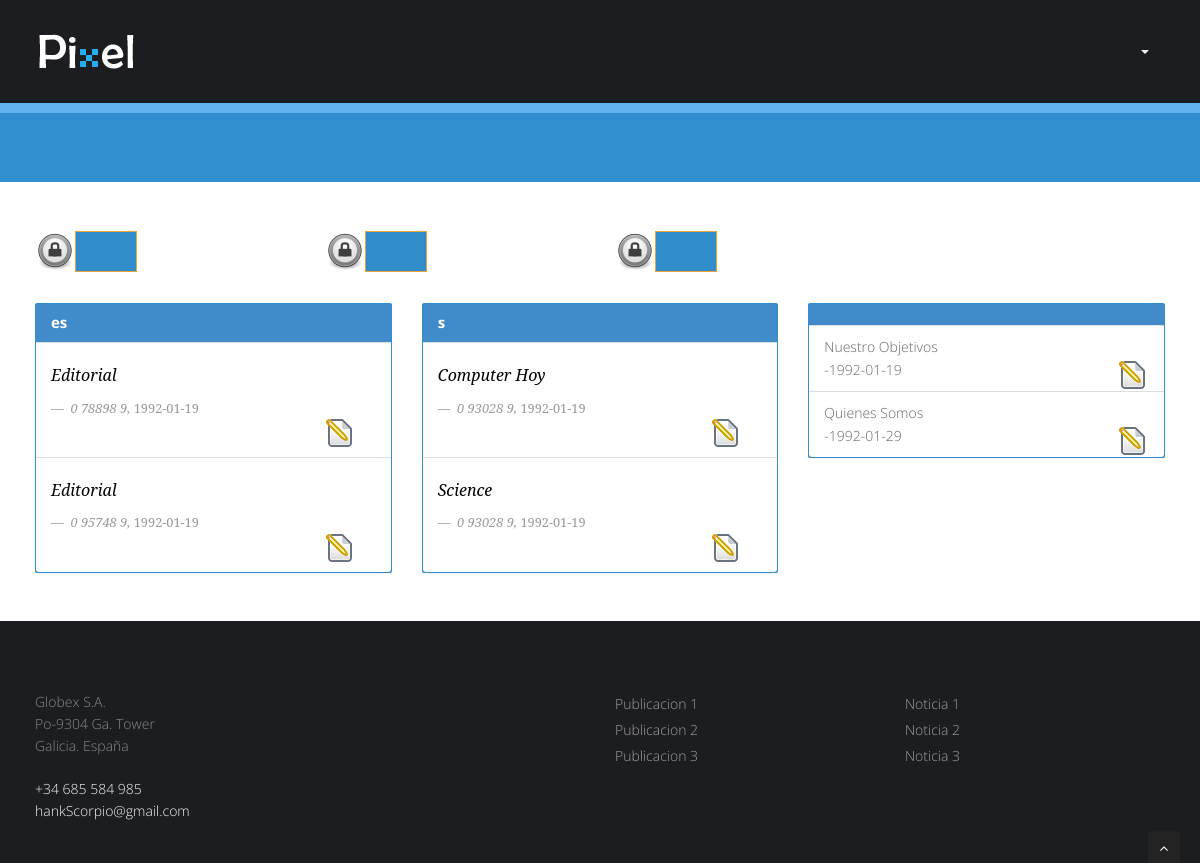
Page /Controladores/Privada/C_ActividadesP.php (signed in) on the committed database.
### tables this page shows
CREATE TABLE IF NOT EXISTS `S_TABLONEDITORIAL` (
  `Titulo_Tablon` varchar(10) NOT NULL,
  `ISSNOnline_Tablon` char(9) DEFAULT NULL,
  `ISSN_Tablon` char(9) DEFAULT NULL,
  `Fecha_Tablon` date NOT NULL,
  `IDTablon` varchar(10) NOT NULL
);

CREATE TABLE IF NOT EXISTS `S_REVISTAS` (
  `Titulo_Revista` varchar(20) NOT NULL,
  `ISSNOnline_Revista` char(9) DEFAULT NULL,
  `ISSN_Revista` char(9) DEFAULT NULL,
  `Fecha_Revista` date NOT NULL,
  `IDRevista` varchar(10) NOT NULL
);

CREATE TABLE IF NOT EXISTS `S_CONFERENCIAS_ORG` (
  `Titulo_Conferencia_Org` varchar(50) NOT NULL,
  `IDConferencia_Org` varchar(10) NOT NULL,
  `Fecha_Conferencia_Org` date NOT NULL
);

### Controladores/Privada/C_ActividadesP.php (called while the page is built, shortened)
<?php
$Raiz = explode('/',$_SERVER['PHP_SELF'])[count(explode('/',$_SERVER['PHP_SELF']))-4];
function getRuta()
{
	global $Raiz;
	$RutaArray = explode('/',$_SERVER['PHP_SELF']);
	$toret = "";
	for ($i =(count($RutaArray)-2);$i > 0; $i = $i -1)
	{
		if ($RutaArray[$i] == $Raiz)
			break;
		else
			$toret = $toret."../";
	}
	return $toret;
}
$RutaRelativaControlador = getRuta();
include_once $RutaRelativaControlador.'Comun/ArchivoComun.php';
$PagID = $identificadoresPrivados["Actividades"];
include_once $vistas[$PagID];
?>

### Comun/ArchivoComun.php (called while the page is built, shortened)
<?php
$identificadores = array(
'Home' => 'H',
'Miembros' => 'M',
'Prensa'=> 'P',
'Transferencias'=> 'T',
'Colaboraciones'=> 'C',
'Docencia'=> 'D',
'Publicaciones' => 'Pu',
'Actividades' => 'A',
'Login' => 'L'
);
$identificadoresPrivados = array(
'Home' => 'HP',
'Miembros' => 'MP',
'AMiembros' => 'AMP',
'MMiembros' => 'MMP',
'DMiembros' => 'DMP',
'Prensa'=> 'PP',
'APrensa'=> 'APP',
'MPrensa'=> 'MPP',
'DPrensa' => 'DPP',
'Transferencias'=> 'TP',
'ATransferencias'=> 'ATP',
'MTransferencias'=> 'MTP',
'DTransferencias'=> 'DTP',
'Colaboraciones'=> 'CP',
'AColaboraciones'=> 'ACP',
'MColaboraciones'=> 'MCP',
'DColaboraciones'=> 'DCP',
'Publicaciones'=> 'PuP',
'APublicaciones'=> 'APuP',
'MPublicaciones'=> 'MPuP',
'DPublicaciones'=> 'DPuP',
'Docencia'=> 'DP',
'ADocencia'=> 'ADP',
'MDocencia'=> 'MDP',
'DDocencia'=> 'DDP',
'Actividades'=> 'AP',
'AActividades'=> 'AAP',
'MActividades'=> 'MAP',
'DActividades'=> 'DAP',
'Administracion'=> 'G',
'ERRORPERM' => 'ERRORPERM'
);
?>

### GESTAPP/Clases/BaseDatosControl.php (called while the page is built, shortened)
<?php
Class BaseDatosControl
{
	public $conexionBD;
	function __construct()
	{
		$this->conexionBD = new mysqli('localhost','gC', 'gC','ET3gC');
	}
	function OperacionGenericaBD($var,$Error = "1")
	{
		if (!$resultado = $this->conexionBD->query($var))
		{
			if (isset($_COOKIE["TEST"]))
			{
				echo '<br><b>Warning</b>: '.$this->conexionBD->error.' in <b>/BaseDatosControl.php</b> on line <b>36</b><br>';
				exit();
			}
			else
			{
				throw new Exception($Error . "=>". $var . "<br>Error: " . $this->conexionBD->error . "");
			}
		}
		return $resultado;
	}
}
?>

### Clases/TablaBD.php (called while the page is built, shortened)
<?php
include_once $RutaRelativaControlador.'GESTAPP/Clases/BaseDatosControl.php';
Class TablaBD
{
	public $nombreTabla = "";
	function __construct($n,$arrayCampos,$arrayClaves)
	{
		$this->nombreTabla = $n;
	}
	public function ListadoRegistros($opciones)
	{
		$BD = new BaseDatosControl();
		return $BD->OperacionGenericaBD("Select * from ".$this->nombreTabla." ". $opciones);
	}
}
?>

### Vistas/Privadas/V_ActividadesP.php (the view, shortened to what this page needs)
<?php
Class ActividadesPrivada
{
function DisplayContent($idioma,$Ed,$Re,$Co)
{
	global $controladores;
	global $identificadoresPrivados;
	global $RutaRelativaControlador;
?>
	<section id="content">
	<div class="container">
		<div class="row">
						<div class="col-md-3" >
						  <form id="1" action="<?php echo $controladores[$identificadoresPrivados["AActividades"]]?>" method = "POST">
						  <img style="display:inline" src="<?php echo $RutaRelativaControlador?>img/engranaje2.svg.png"
						  class="img-responsive">
						  <a style="display:inline" class="btn btn-warning" onClick="document.getElementById('1').submit();"><?php echo $idioma['Alta_ED']; ?></a>
						  </form>
						</div>
						<div class="col-md-3" >
						   <form id="2" action="<?php echo $controladores[$identificadoresPrivados["AActividades"]]?>" method = "POST">
						  <img style="display:inline" src="<?php echo $RutaRelativaControlador?>img/engranaje2.svg.png"
						  class="img-responsive">
						  <a style="display:inline" class="btn btn-warning" onClick="document.getElementById('2').submit();"><?php echo $idioma['Alta_RE']; ?></a>
						  </form>
						</div>
						<div class="col-md-3" >
						   <form id="3" action="<?php echo $controladores[$identificadoresPrivados["AActividades"]]?>" method = "POST">
						   <img style="display:inline" src="<?php echo $RutaRelativaControlador?>img/engranaje2.svg.png"
						  class="img-responsive">
						  <a style="display:inline" class="btn btn-warning" onClick="document.getElementById('3').submit();"><?php echo $idioma['Alta_CON']; ?></a>
						  </form>
						</div>
						<div class="col-md-9"></div>
					  </div>
					  <div class="row">
            <div class="col-md-4">
              <div class="panel panel-primary">
                <div class="panel-heading">
                  <h3 class="panel-title"><?php echo $idioma["Editorial"]."es"?></h3>
                </div>
				<ul class="list-group">
				<?php
					foreach($Ed as $e)
					{
						echo '<li class="list-group-item">
						<blockquote>
							<p>
									'.$e["Titulo_Tablon"].'
							</p> <small> '.$e["ISSN_Tablon"].', <cite>'.$e["Fecha_Tablon"].'</cite></small>
							<img style="display:inline" onClick="document.getElementById(\''.$e["IDTablon"].'ED\').submit();" src="'.$RutaRelativaControlador.'img/editar.png"
							class="img-responsive pull-right"></img>
						</blockquote>
						</li>
						';
					}
				?>
				  </ul>
              </div>
            </div>
			<div class="col-md-4">
              <div class="panel panel-primary">
                <div class="panel-heading">
                  <h3 class="panel-title"><?php echo $idioma["Revista"]."s"?></h3>
                </div>
				<ul class="list-group">
					<?php
					foreach($Re as $e)
					{
						echo '<li class="list-group-item">
						<blockquote>
							<p>
									'.$e["Titulo_Revista"].'
							</p> <small> '.$e["ISSN_Revista"].', <cite>'.$e["Fecha_Revista"].'</cite></small>
							<img style="display:inline" onClick="document.getElementById(\''.$e["IDRevista"].'RE\').submit();" src="'.$RutaRelativaControlador.'img/editar.png"
							class="img-responsive pull-right"></img>
						</blockquote>
						</li>
						';
					}
				?>
				  </ul>
              </div>
            </div>
			<div class="col-md-4">
              <div class="panel panel-primary">
                <div class="panel-heading">
                </div>
				<ul class="list-group">
					<?php
					foreach($Co as $e)
					{
						echo '<li class="list-group-item">'.$e["Titulo_Conferencia_Org"].'<br>-'.$e["Fecha_Conferencia_Org"].'
						<img style="display:inline" onClick="document.getElementById(\''.$e["IDConferencia_Org"].'CON\').submit();" src="'.$RutaRelativaControlador.'img/editar.png"
							class="img-responsive pull-right"></img>
						</li>';
					}
				?>
				  </ul>
              </div>
            </div>
          </div>
	</div>
	</section>
<?php
}
}
	$a = array();
	$b = array();
	$c = array();
	try
	{
		$consulta = $_TABLATABLONEDITORIAL->ListadoRegistros("");
		for ($i = 0; $i < $consulta->num_rows ;$i++)
		{
			$a[] = $consulta->fetch_assoc();
		}
		$consulta = $_TABLAREVISTAS->ListadoRegistros("");
		for ($i = 0; $i < $consulta->num_rows ;$i++)
		{
			$b[] = $consulta->fetch_assoc();
		}
		$consulta = $_TABLACONFERENCIASORG->ListadoRegistros("");
		for ($i = 0; $i < $consulta->num_rows ;$i++)
		{
			$c[] = $consulta->fetch_assoc();
		}
	}
	catch(Exception $e)
	{
		$errorRescrito = explode("=>",$e->getMessage());
		$_SESSION['error'] = 'CON ERR MIEMBROS'."=>".$errorRescrito[1];
	}
$princ_view = new ActividadesPrivada();
include_once$RutaRelativaControlador.'Comun/CabeceraPriv.php';
$princ_view->DisplayContent($idioma,$a,$b,$c);
include_once$RutaRelativaControlador.'Comun/Pie.php';
?>

### css/style.css (style rules this page uses)
body { font-family:'Open Sans', Arial, sans-serif; font-size:14px; font-weight:300; line-height:1.6em; color:#656565; }
h1,h2, h3, h4, h5, h6 { font-family:'Open Sans', Arial, sans-serif; font-weight:700; line-height:1.1em; color:#333; margin-bottom: 20px; }
.container { padding:0 20px 0 20px; position:relative; }
.row,.row-fluid { margin-bottom:30px; }
#content { position:relative; background:#fff; padding:50px 0 0px 0; }
#content img { max-width:100%; height:auto; }
.panel-title { margin-top: 0; margin-bottom: 0; font-size: 15px; color: inherit; }
.panel { margin-bottom: 18px; background-color: #318FCF; border: 1px solid transparent; border-radius: 2px; -webkit-box-shadow: 0 1px 1px rgba(0,0,0,0.05); box-shadow: 0 1px 1px rgba(0,0,0,0.05); }
blockquote { font-size:16px; font-weight:400; font-family:'Noto Serif', serif; font-style:italic; padding-left:0; color:#000000; line-height:1.6em; border:none; }
.btn { text-align: center; background: #318CCA; color: #fff; border-radius: 0;padding: 10px 30px; }
img.pull-right, .align-right { float:right; margin:0 0 15px 15px; }

### rows in the picture
s_tabloneditorial: Titulo_Tablon "Editorial", ISSN_Tablon "0 78898 9", Fecha_Tablon "1992-01-19"
s_tabloneditorial: Titulo_Tablon "Editorial", ISSN_Tablon "0 95748 9", Fecha_Tablon "1992-01-19"
s_revistas: Titulo_Revista "Computer Hoy", ISSN_Revista "0 93028 9", Fecha_Revista "1992-01-19"
s_revistas: Titulo_Revista "Science", ISSN_Revista "0 93028 9", Fecha_Revista "1992-01-19"
s_conferencias_org: Titulo_Conferencia_Org "Nuestro Objetivos", Fecha_Conferencia_Org "1992-01-19"
s_conferencias_org: Titulo_Conferencia_Org "Quienes Somos", Fecha_Conferencia_Org "1992-01-29"
